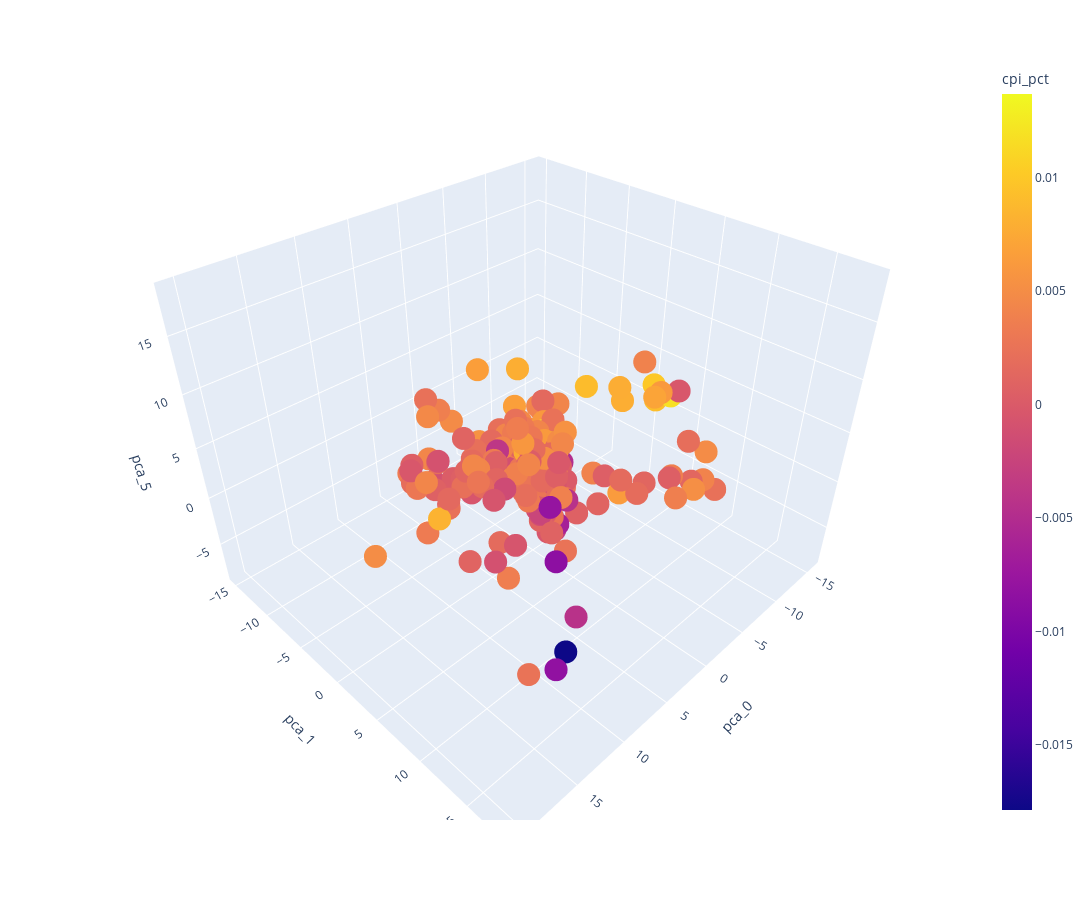

Notebook source saved alongside this figure:
### Code cell
import plotly.express as px

df = px.data.iris()
fig = px.scatter_3d(data_pca, x='pca_0', y='pca_1', z='pca_5', color=data['cpi_pct'])

fig.update_layout(coloraxis_colorbar=dict(title="cpi_pct"))
fig.update_layout(width=1200, height=900)
fig.show()

### Figure 1 — Plotly figure (JSON) as saved in the notebook; plotly's stock layout.template omitted (floating-point values rounded to 4 significant figures; data arrays with more than 128 entries replaced by an {"elided": "..."} marker saying what was removed)
{"data": [{"hovertemplate": "pca_0=%{x}<br>pca_1=%{y}<br>pca_5=%{z}<br>color=%{marker.color}<extra></extra>", "legendgroup": "", "marker": {"color": {"elided": "265 float values"}, "coloraxis": "coloraxis", "symbol": "circle"}, "mode": "markers", "name": "", "scene": "scene", "showlegend": false, "type": "scatter3d", "x": {"elided": "265 float values"}, "y": {"elided": "265 float values"}, "z": {"elided": "265 float values"}}], "layout": {"coloraxis": {"colorbar": {"title": {"text": "cpi_pct"}}, "colorscale": [[0, "#0d0887"], [0.1111, "#46039f"], [0.2222, "#7201a8"], [0.3333, "#9c179e"], [0.4444, "#bd3786"], [0.5556, "#d8576b"], [0.6667, "#ed7953"], [0.7778, "#fb9f3a"], [0.8889, "#fdca26"], [1, "#f0f921"]]}, "height": 900, "legend": {"tracegroupgap": 0}, "margin": {"t": 60}, "scene": {"domain": {"x": [0, 1], "y": [0, 1]}, "xaxis": {"title": {"text": "pca_0"}}, "yaxis": {"title": {"text": "pca_1"}}, "zaxis": {"title": {"text": "pca_5"}}}, "width": 1200}}
